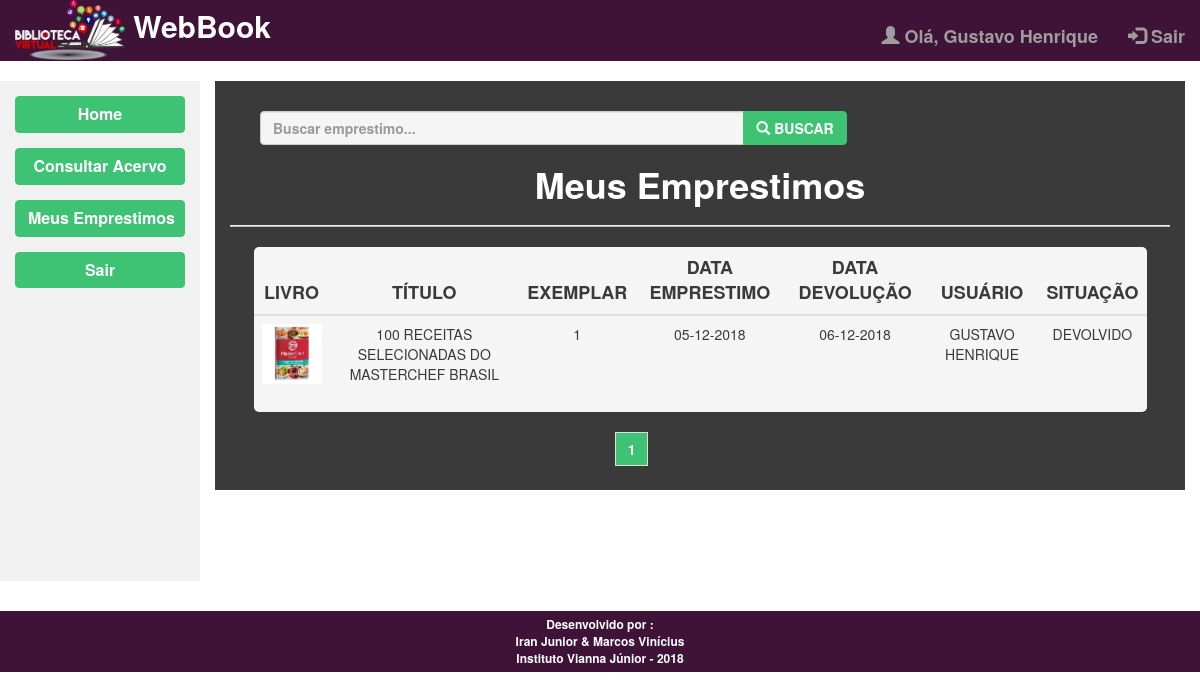
Screenshot of /view/meusEmprestimos.php (signed in) with the database file from the repository.
### tables this page shows
CREATE TABLE `emprestimo` (
  `idEmprestimo` int(11) NOT NULL AUTO_INCREMENT,
  `dataEmprestimo` date NOT NULL,
  `dataDevolucao` date NOT NULL,
  `idExemplar` int(11) NOT NULL,
  `idUsuario` int(11) NOT NULL,
  `situacao` enum('Emprestado','Devolvido','Atrasado') DEFAULT NULL,
  PRIMARY KEY (`idEmprestimo`),
  KEY `fk_emprestimo_exemplar_idx` (`idExemplar`),
  KEY `fk_emprestimo_usuario_idx` (`idUsuario`),
  CONSTRAINT `fk_emprestimo_exemplar` FOREIGN KEY (`idExemplar`) REFERENCES `exemplar` (`idExemplar`) ON DELETE NO ACTION ON UPDATE NO ACTION,
  CONSTRAINT `fk_emprestimo_usuario` FOREIGN KEY (`idUsuario`) REFERENCES `usuario` (`idUsuario`) ON DELETE NO ACTION ON UPDATE NO ACTION
);

CREATE TABLE `livro` (
  `idLivro` int(11) NOT NULL AUTO_INCREMENT,
  `titulo` varchar(90) DEFAULT NULL,
  `ISBN` varchar(45) DEFAULT NULL,
  `autores` varchar(90) DEFAULT NULL,
  `edicao` varchar(45) DEFAULT NULL,
  `editora` varchar(90) DEFAULT NULL,
  `ano` varchar(45) DEFAULT NULL,
  `idCategoria` int(11) NOT NULL,
  `capa` varchar(45) DEFAULT NULL,
  PRIMARY KEY (`idLivro`),
  KEY `fk_livro_categoria_idx` (`idCategoria`),
  CONSTRAINT `fk_livro_categoria` FOREIGN KEY (`idCategoria`) REFERENCES `categoria` (`idCategoria`) ON DELETE NO ACTION ON UPDATE NO ACTION
);

CREATE TABLE `exemplar` (
  `idExemplar` int(11) NOT NULL AUTO_INCREMENT,
  `idLivro` int(11) NOT NULL,
  `circular` enum('Sim','Nao') DEFAULT NULL,
  `tipo` enum('Fisico','Digital') DEFAULT NULL,
  `arquivoDigital` varchar(45) DEFAULT NULL,
  `status` enum('Emprestado','Disponivel') DEFAULT NULL,
  PRIMARY KEY (`idExemplar`),
  KEY `fk_exemplar_livro_idx` (`idLivro`),
  CONSTRAINT `fk_exemplar_livro` FOREIGN KEY (`idLivro`) REFERENCES `livro` (`idLivro`) ON DELETE NO ACTION ON UPDATE NO ACTION
);

CREATE TABLE `usuario` (
  `idUsuario` int(11) NOT NULL AUTO_INCREMENT,
  `nome` varchar(45) DEFAULT NULL,
  `cpf` varchar(45) DEFAULT NULL,
  `login` varchar(45) DEFAULT NULL,
  `senha` varchar(45) DEFAULT NULL,
  `idTipoUsuario` int(11) NOT NULL,
  PRIMARY KEY (`idUsuario`),
  UNIQUE KEY `cpf_UNIQUE` (`cpf`),
  UNIQUE KEY `login_UNIQUE` (`login`),
  KEY `fk_usuario_tipoUsuario_idx` (`idTipoUsuario`),
  CONSTRAINT `fk_usuario_tipoUsuario` FOREIGN KEY (`idTipoUsuario`) REFERENCES `tipousuario` (`idTipoUsuario`) ON DELETE NO ACTION ON UPDATE NO ACTION
);

### view/meusEmprestimos.php (the view, shortened to what this page needs)
<?php
require_once ("../view/templateIndex.php");
$idUsuario = $_SESSION['idUsuario'];
global $pdo;
$endereco = $_SERVER ['PHP_SELF'];
$pagina_atual = (isset($_GET['page']) && is_numeric($_GET['page'])) ? $_GET['page'] : 1;
$linha_inicial = ($pagina_atual - 1) * QTDE_REGISTROS;
if(!empty($_GET['busca'])) {
    $sql = "SELECT * FROM emprestimo, exemplar, livro, usuario where emprestimo.idExemplar = exemplar.idExemplar AND exemplar.idLivro = livro.idLivro AND emprestimo.idUsuario = usuario.idUsuario AND emprestimo.situacao AND usuario.idUsuario = :id AND livro.titulo like :busca LIMIT {$linha_inicial}, " . QTDE_REGISTROS;
    $statement = $pdo->prepare($sql);
    $statement->bindValue(':busca', '%' . $busca . '%');
    $statement->bindValue(':id', $idUsuario);
}else{
    $sql = "SELECT * FROM emprestimo, exemplar, livro, usuario where emprestimo.idExemplar = exemplar.idExemplar AND exemplar.idLivro = livro.idLivro AND emprestimo.idUsuario = usuario.idUsuario AND usuario.idUsuario = :id ORDER BY emprestimo.situacao LIMIT {$linha_inicial}, " . QTDE_REGISTROS;
    $statement = $pdo->prepare($sql);
    $statement->bindValue(':id', $idUsuario);
}
$statement->execute();
$dados = $statement->fetchAll(PDO::FETCH_OBJ);
if(!empty($_GET['busca'])) {
    $sqlContador = "SELECT COUNT(*) AS total_registros FROM emprestimo, exemplar, livro, usuario where emprestimo.idExemplar = exemplar.idExemplar AND exemplar.idLivro = livro.idLivro AND emprestimo.idUsuario = usuario.idUsuario AND usuario.idUsuario = :id AND livro.titulo like :busca";
    $statement = $pdo->prepare($sqlContador);
    $statement->bindValue(':busca', '%' . $busca . '%');
    $statement->bindValue(':id', $idUsuario);
}else{
    $sqlContador = "SELECT COUNT(*) AS total_registros FROM emprestimo, exemplar, livro, usuario where emprestimo.idExemplar = exemplar.idExemplar AND exemplar.idLivro = livro.idLivro AND emprestimo.idUsuario = usuario.idUsuario AND usuario.idUsuario = :id";
    $statement = $pdo->prepare($sqlContador);
    $statement->bindValue(':id', $idUsuario);
}
$statement->execute();
$valor = $statement->fetch(PDO::FETCH_OBJ);
$ultima_pagina = ceil($valor->total_registros / QTDE_REGISTROS);
$range_inicial = (($pagina_atual - RANGE_PAGINAS) >= 1) ? $pagina_atual - RANGE_PAGINAS : 1;
$range_final = (($pagina_atual + RANGE_PAGINAS) <= $ultima_pagina) ? $pagina_atual + RANGE_PAGINAS : $ultima_pagina;
?>
<!DOCTYPE html>
<html lang="pt-br">
<head>
    <link rel="stylesheet" href="../css/estilo.css">
    <link rel="stylesheet" href="https://maxcdn.bootstrapcdn.com/bootstrap/3.3.7/css/bootstrap.min.css">
</head>
<body>
<div id="conteudoPrincipalFixo" class="container-fluid text-center">
    <div class="row content">
        <?php
        if($_SESSION['tipoUsuario'] == "1" || $_SESSION['tipoUsuario'] == "2"){
            menuLateralUsuario();
        }
        ?>
        <div id="conteudoPrincipal" class="col-md-10 text-left">
            <div id="DivRegistroTabela" class="container col-md-12">
                <div class="row">
                    <form method="get">
                        <div class="container col-md-8">
                            <div class="form-row">
                                <div id="buscarRegistro" class='input-group'>
                                    <input id='busca' name="busca" type='text' class='form-control' placeholder='Buscar emprestimo...'>
                                    <div class='input-group-btn'>
                                        <button id='BotaoPesquisar' class='btn btn-warning' type='submit'>
                                            <i class='glyphicon glyphicon-search'></i>  BUSCAR
                                        </button>
                                    </div>
                                </div>
                            </div>
                        </div>
                    </form>
                    <br/>
                </div>
                <div class="row">
                    <div class="col-md-12">
                        <h1>Meus Emprestimos</h1>
                        <hr id="hrRegistros">
                        <div id="tabelaExibir" class="row">
                            <table class="table table-hover">
                                <thead id="theadRegistro">
                                <tr>
                                    <th>Livro</th>
                                    <th>Título</th>
                                    <th>Exemplar</th>
                                    <th>Data Emprestimo</th>
                                    <th>Data Devolução</th>
                                    <th>Usuário</th>
                                    <th>situação</th>
                                </tr>
                                </thead>
                                <tbody id="tbodyRegistro">
                                <?php if (!empty($dados)) {
                                foreach ($dados as $emprestimo) {
                                    if($emprestimo->capa == null || $emprestimo->capa == ""){
                                        echo "
                                        <tr>
                                        <td><img src='../imagens/livros/capaLivroPadrao.gif' width='60px'></td>";
                                    }
                                    else{
                                        echo "
                                        <tr>
                                        <td><img src='../imagens/livros/".$emprestimo->idLivro."/".$emprestimo->capa. "' width='60px'></td>";
                                    }
                                    echo "
                        <td>$emprestimo->titulo</td>
                        <td>$emprestimo->idExemplar</td>
                        <td>".date('d-m-Y', strtotime($emprestimo->dataEmprestimo))."</td>
                        <td>".date('d-m-Y', strtotime($emprestimo->dataDevolucao))."</td>
                        <td>$emprestimo->nome</td>
                        <td>$emprestimo->situacao</td>
                    </tr>
                    ";
                                }
                                ?>
                                </tbody>
                            </table>
                        </div>
                    </div>
                    <nav id='Paginacao' aria-label='Navegacao' class="col-md-10">
                        <ul id='UlPaginacao' class='pagination pagination-md'>
                            <?php
                            for ($i = $range_inicial; $i <= $range_final; $i++):
                                $destaque = ($i == $pagina_atual) ? 'destaque' : '';
                                echo "
                <li class='page-item'>";
                                if(!empty($_GET['busca'])) {
                                    echo "<a class='page-link $destaque' href='$endereco?page=$i&busca=$busca'>  $i  </a>";
                                }else{
                                    echo "<a class='page-link $destaque' href='$endereco?page=$i'>  $i  </a>";
                                }
                                echo"</li>";
                            endfor;
                            ?>
                        </ul>
                    </nav>
                    <?php
                    }
                    else {
                        echo "<h2 class='bg-warning'>Nenhum registro foi encontrado!</h2>
    ";
                    }
                    ?>
                </div>
            </div>
        </div>
    </div>
</div>
<br>
</body>
</html>

### css/estilo.css (style rules this page uses)
#conteudoPrincipalFixo { height: auto; }
#conteudoPrincipalFixo .row { height: 100%; }
#conteudoPrincipal { height: 100%; }
#buscarRegistro { margin-top: 30px; margin-left: 30px; }
#buscarRegistro button { font-weight: bold; background-color: #3EC374; border-color: #3EC374; }
#buscarRegistro input { font-weight: bold; background-color: whitesmoke; }
#hrRegistros { background-color: #bbb; height: 1px; }
#DivRegistroTabela { background-color: #3A3A3A; text-align: center; text-transform: uppercase; color: white; }
#theadRegistro { text-transform: uppercase; font-weight: bold; font-size: large; }
#tabelaExibir { margin: 0 auto; background-color: whitesmoke; width: 95%; border-radius: 5px; color: #3A3A3A; }
#DivRegistroTabela h1 { font-weight: bold; text-transform: none; }
#theadRegistro tr th { text-align: center; }
#UlPaginacao li a { background-color: #3EC374; color: white; font-weight: bold; }
#Paginacao { text-align: center; }

### rows the page displays
emprestimo: livro.capa (picture), livro.titulo "100 RECEITAS SELECIONADAS DO MASTERCHEF BRASIL", idExemplar.idExemplar "1", dataEmprestimo "05-12-2018", dataDevolucao "06-12-2018", idUsuario.nome "GUSTAVO HENRIQUE", situacao "DEVOLVIDO"

### other values shown
$_SESSION['nomeUsuario'] "Gustavo Henrique"
